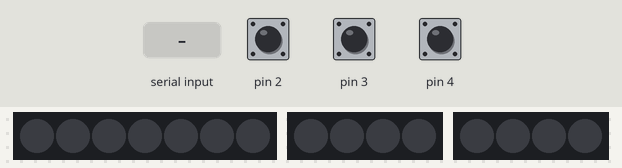
The sketch below on a simulated Arduino Leonardo, built with avr-gcc and run on an emulated ATmega32U4. On the bench: 7 RGB LEDs in strip order, left to right, 2 × 4 RGB LEDs in strip order, left to right. Inputs (shaded band) come from the test bench; at power-on: pin 2 HIGH, pin 3 HIGH, pin 4 HIGH. Dim RGB values are drawn brighter than linear; USB keyboard and mouse output is not drawn.

Above: at 1.2 s.
1.3 s: pin 2 pulled LOW for 0.15 s
At 1.54 s:
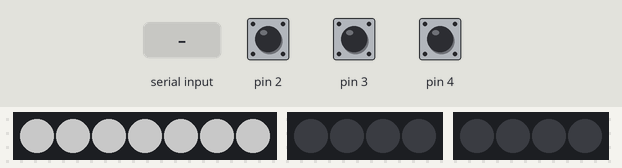
2.0 s: pin 3 pulled LOW for 0.15 s
At 2.17 s:
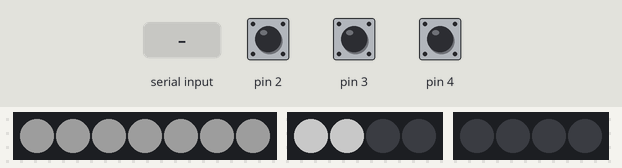
2.7 s: pin 4 pulled LOW for 0.15 s
3.4 s: "R" received over Serial
At 4.6 s:
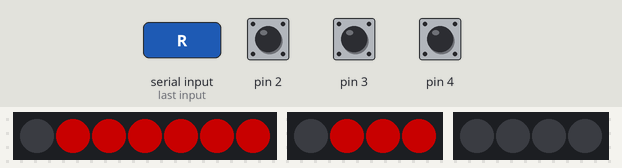
4.9 s: "G" received over Serial
At 5.8 s:
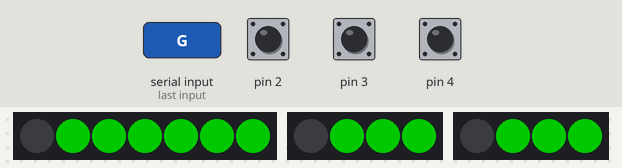
6.4 s: "B" received over Serial
At 6.9 s:
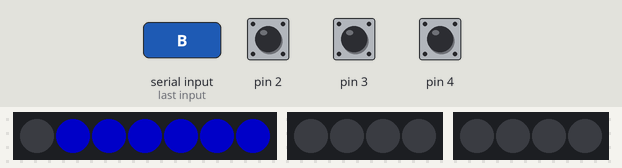
Timing chart, 0 to 8.9 s (numbered marks = the images above; inputs shaded):
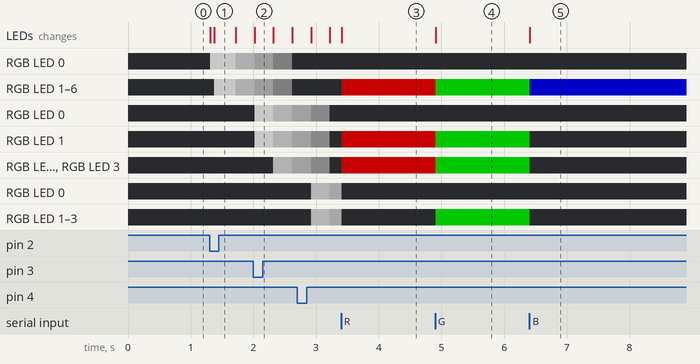

Measured:
- after the input at 1.3 s, RGB LED 0: off → RGB(100, 100, 100) at once, → RGB(53, 53, 53) 0.40 s later; RGB LED 1–6: off → RGB(100, 100, 100) after 0.07 s, → RGB(53, 53, 53) 0.34 s later; the LEDs: first change at once (image 1 shows a later state)
- after the input at 2.0 s, the LEDs: change at once (image 2)
- after the input at 3.4 s, the LEDs: change at once (image 3)
- after the input at 4.9 s, RGB LED 1–6, RGB LED 1–3: RGB(100, 0, 0) → RGB(0, 100, 0) at once; RGB LED 1–3: off → RGB(0, 100, 0) at once; the LEDs: change at once (image 4)
- after the input at 6.4 s, RGB LED 1–6: RGB(0, 100, 0) → RGB(0, 0, 100) at once; RGB LED 1–3, RGB LED 1–3: RGB(0, 100, 0) → off at once; the LEDs: change at once (image 5)

The sketch:

dsl-doorbuttons.ino
```cpp
/*
 DSL door buttons
*/
#include <Adafruit_NeoPixel.h>
#include <Keyboard.h>

enum led_mode {
  LED_MODE_NORMAL = 0,
  LED_MODE_RED = 1,
  LED_MODE_GREEN = 2,
  LED_MODE_BLUE = 3,
  LED_MODE_RAINBOW = 10
};

// Constants
const unsigned long debounceDelay = 10;     // the debounce time; increase if the output flickers
const int ledBrightness = 100;              // the full brightness of the LED
const unsigned long ledLeaveOnTime = 1000;  // the length of time in millis to decay the light
const unsigned long decayNumer = 800;       // brightness decay numerator (gamma)
const unsigned long decayDenom = 1000;      // brightness decay denominator (gamma)

class ChonkerButton {
private:
  // Setup devices
  int buttonPin;
  Adafruit_NeoPixel* strip;
  int ledPin;    // the number of the LED pin
  int ledCount;  // the number of LEDs

  // Variables
  int buttonState;                     // the current reading from the input pin
  int lastButtonState = HIGH;          // the previous reading from the input pin
  int buttonPressed = LOW;             // the state when the button is pressed
  unsigned long lastDebounceTime = 0;  // the last time the output pin was toggled
  unsigned long lastLitTime = 0;       // the last time the LEDs are lit
  led_mode ledMode = LED_MODE_NORMAL;

public:
  ChonkerButton(int button_pin, int led_pin, int led_count) {
    buttonPin = button_pin;
    ledPin = led_pin;
    ledCount = led_count;
    strip = new Adafruit_NeoPixel(led_count, led_pin, NEO_GRB + NEO_KHZ800);
  }

  void setup() {
    pinMode(buttonPin, INPUT);
    digitalWrite(buttonPin, lastButtonState);
    strip->begin();
    strip->show();
  }

  /** returns true if button is just pushed (pressed and released) */
  uint8_t checkButtonPush() {
    // read the state of the switch into a local variable:
    int reading = digitalRead(buttonPin);
    uint8_t pushed = 0;

    // If the switch changed, due to noise or pressing:
    if (reading != lastButtonState) {
      // reset the debouncing timer
      lastDebounceTime = millis();
    }

    if ((millis() - lastDebounceTime) > debounceDelay) {
      // whatever the reading is at, it's been there for longer than the debounce
      // delay, so take it as the actual current state:

      // if the button state has changed:
      if (reading != buttonState) {
        buttonState = reading;

        // only send command if the new button state is triggered
        if (buttonState == buttonPressed) {
          // light up the key
          if (ledMode == LED_MODE_NORMAL) {
            strip->setBrightness(ledBrightness);
            colorAll(strip->Color(255, 255, 255), 10);
            lastLitTime = millis();
          }
        } else {
          pushed = 1;
        }
      }
    }

    // fade lit LEDs due to button press
    unsigned long sinceLastLit = millis() - lastLitTime;
    if (ledMode == LED_MODE_NORMAL && buttonState != buttonPressed && sinceLastLit <= ledLeaveOnTime) {
      uint8_t brightness = (ledLeaveOnTime - sinceLastLit) * ledBrightness / ledLeaveOnTime * decayNumer / decayDenom;
      strip->setBrightness(brightness);
      strip->show();
    }

    // save the reading. Next time through the loop, it'll be the lastButtonState:
    lastButtonState = reading;
    return pushed;
  }

  void setLEDMode(led_mode m) {
    ledMode = m;

    strip->setBrightness(ledBrightness);
    switch (m) {
      case LED_MODE_RED:
        colorBase(strip->Color(255, 0, 0), 0);
        break;

      case LED_MODE_GREEN:
        colorBase(strip->Color(0, 255, 0), 0);
        break;

      case LED_MODE_BLUE:
        colorBase(strip->Color(0, 0, 255), 0);
        break;

      case LED_MODE_RAINBOW:
        colorBaseRainbow(0, 1, 255, 255);
        break;

      default:
        colorAll(strip->Color(0, 0, 0), 0);
        break;
    }
  }

  void colorAll(uint32_t color, int wait) {
    for (int i = 0; i < strip->numPixels(); i++) {  // For each pixel in strip...
      strip->setPixelColor(i, color);               //  Set pixel's color (in RAM)
      strip->show();                                //  Update strip to match
      if (wait > 0) {
        delay(wait);  //  Pause for a moment
      }
    }
  }

  void colorBase(uint32_t color, int wait) {
    strip->setPixelColor(0, strip->Color(0, 0, 0));
    for (int i = 1; i < strip->numPixels(); i++) {  // For each pixel in strip...
      strip->setPixelColor(i, color);               //  Set pixel's color (in RAM)
      strip->show();                                //  Update strip to match
      if (wait > 0) {
        delay(wait);  //  Pause for a moment
      }
    }
  }

  void colorBaseRainbow(uint16_t first_hue, int8_t reps,
                        uint8_t saturation, uint8_t brightness) {
    for (uint16_t i = 0; i < strip->numPixels() - 1; i++) {
      uint16_t hue = first_hue + (i * reps * 65536) / (strip->numPixels() - 1);
      uint32_t color = strip->ColorHSV(hue, saturation, brightness);
      strip->setPixelColor(i + 1, color);
    }
    strip->show();
  }
};

ChonkerButton openButton(2, 21, 7);
ChonkerButton unlockButton(3, 20, 4);
ChonkerButton bellButton(4, 19, 4);

void setup() {
  Serial.begin(9600);
  Keyboard.begin();
  openButton.setup();
  unlockButton.setup();
  bellButton.setup();
}

void loop() {
  if (openButton.checkButtonPush()) {
    // open
    Keyboard.press(KEY_LEFT_CTRL);
    Keyboard.press(KEY_LEFT_SHIFT);
    Keyboard.press(';');
    Keyboard.releaseAll();
  }
  if (unlockButton.checkButtonPush()) {
    // unlock
    Keyboard.press(KEY_LEFT_CTRL);
    Keyboard.press(KEY_LEFT_SHIFT);
    Keyboard.press('|');
    Keyboard.releaseAll();
  }
  if (bellButton.checkButtonPush()) {
    // bell
    Keyboard.press(KEY_LEFT_CTRL);
    Keyboard.press(KEY_LEFT_SHIFT);
    Keyboard.press(',');
    Keyboard.releaseAll();
  }

  if (Serial.available() > 0) {
    uint8_t in = Serial.read();
    switch (in) {
      case 'R':
        openButton.setLEDMode(LED_MODE_RED);
        unlockButton.setLEDMode(LED_MODE_RED);
        bellButton.setLEDMode(LED_MODE_NORMAL);
        break;

      case 'G':
        openButton.setLEDMode(LED_MODE_GREEN);
        unlockButton.setLEDMode(LED_MODE_GREEN);
        bellButton.setLEDMode(LED_MODE_GREEN);
        break;

      case 'B':
        openButton.setLEDMode(LED_MODE_BLUE);
        unlockButton.setLEDMode(LED_MODE_NORMAL);
        bellButton.setLEDMode(LED_MODE_NORMAL);
        break;

      case 'N':
        openButton.setLEDMode(LED_MODE_RAINBOW);
        unlockButton.setLEDMode(LED_MODE_NORMAL);
        bellButton.setLEDMode(LED_MODE_NORMAL);
        break;

      default:
        openButton.setLEDMode(LED_MODE_NORMAL);
        unlockButton.setLEDMode(LED_MODE_NORMAL);
        bellButton.setLEDMode(LED_MODE_NORMAL);
        break;
    }
  }
}
```
